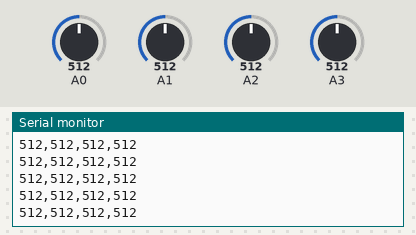
Simulated run of this sketch. Board: Arduino Uno, built with avr-gcc and run on an emulated ATmega328P. On the bench: the last lines printed to the serial monitor. The test bench sets the inputs (shaded band); at power-on: A0 = 512, A1 = 512, A2 = 512, A3 = 512.

Above: at 4.2 s.
4.3 s: A0 set to 111
At 4.8 s:
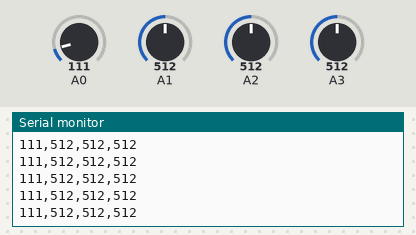
7.3 s: A0 set to 95
At 8.2 s:
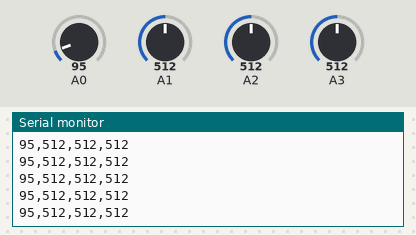
Timing chart, 0 to 10.3 s (numbered marks = the images above; inputs shaded):
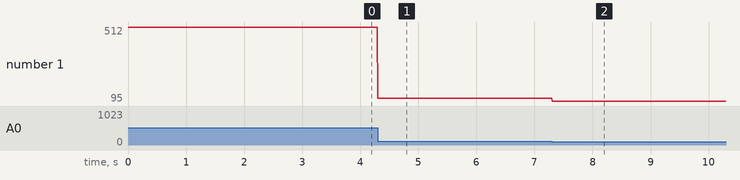

Measured:
- after the input at 4.3 s, the serial monitor: prints a new line at once (image 1)
- after the input at 7.3 s, the serial monitor: prints a new line at once (image 2)
- plotted number 1: 512 → 111 after the input at 4.3 s, 111 → 95 after the input at 7.3 s

The sketch:

signal.ino
```cpp
void setup() {
  Serial.begin(115200);  // Baud rate for PC communication
}

void loop() {
  int ch1 = analogRead(A0);
  int ch2 = analogRead(A1);
  int ch3 = analogRead(A2);
  int ch4 = analogRead(A3);

  // Send EEG data as CSV over Serial
  Serial.print(ch1);
  Serial.print(",");
  Serial.print(ch2);
  Serial.print(",");
  Serial.print(ch3);
  Serial.print(",");
  Serial.print(ch4);
  Serial.println();

  delay(10);  // Sampling rate adjustment (can be changed)
}
```
